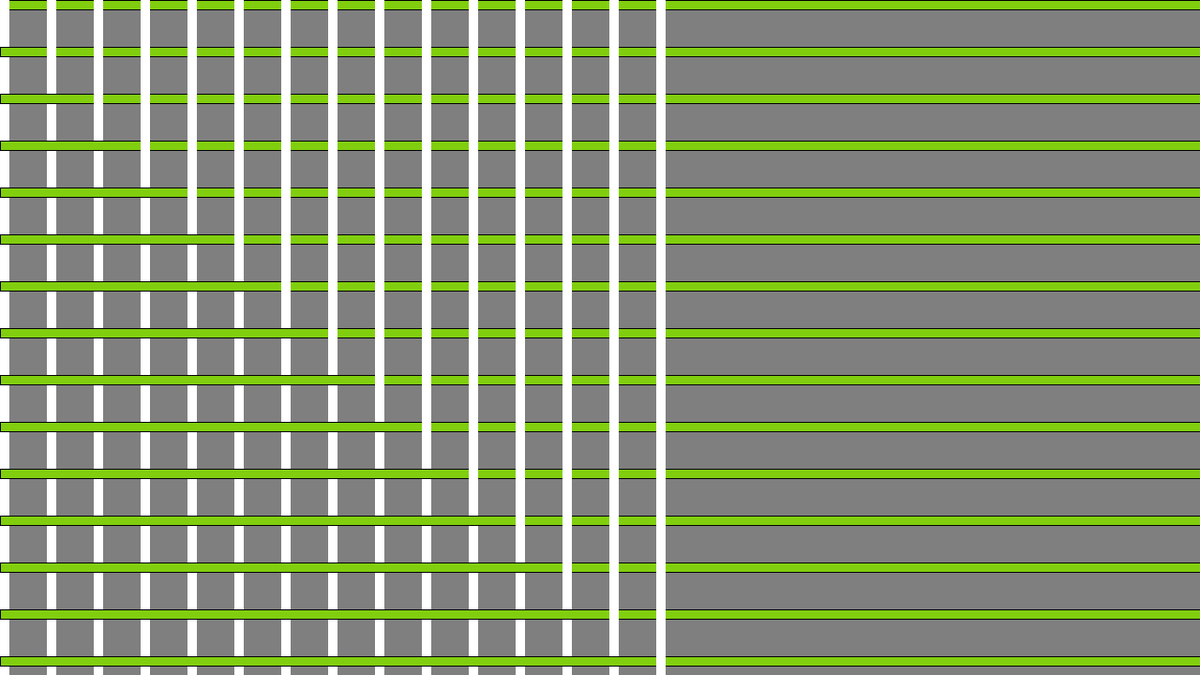
Frame 1 (no input)
Frame 60 (the mouse pressed at the canvas centre just before this capture): identical to frame 1, image omitted
Frame 120 (the mouse held since frame 60 and released just before this capture): identical to frame 1, image omitted

The Processing sketch that drew this single still picture (run headless with seeded random() and noise(); from frame 60 on, the mouse is pressed at the canvas centre):

// Processing sketch: puntosYLineas
// ── puntosYLineas.pde

void setup() {
  size(1280, 720);
}

void draw() {
  background(127);
  for (int i = 0; i < height; i += 50) {
    fill(129, 206, 15);
    stroke(2);
    rect(0, i, width, 10);
    fill(255);
    noStroke();
    rect(i, 0, 10, height);
  }
}
